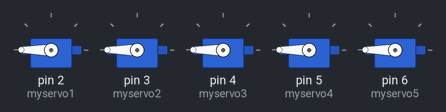
Bench run of a sketch on a simulated Arduino Uno, built with avr-gcc and run on an emulated ATmega328P. Parts: 5 × servo.

Above: at 0.05 s.
At 2.0 s:
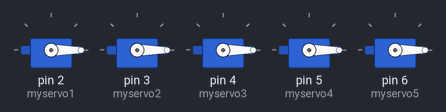
Timing chart, 0 to 4.6 s (numbered marks = the images above):
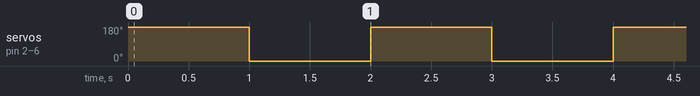

Measured:
- by itself, servo on pin 2 (myservo1), servo on pin 3 (myservo2), servo on pin 4 (myservo3), servo on pin 5 (myservo4), servo on pin 6 (myservo5): alternates 180° for 1.0 s and 0° for 1.0 s

The sketch:

OCdemo.ino
```cpp
#include <Servo.h>

Servo myservo1;
Servo myservo2;
Servo myservo3;
Servo myservo4;
Servo myservo5;

void setup() {
  // put your setup code here, to run once:
  myservo1.attach(2);
  myservo2.attach(3);
  myservo3.attach(4);
  myservo4.attach(5);
  myservo5.attach(6);

}

void loop() {
  // put your main code here, to run repeatedly:
  myservo1.write(180);
  myservo2.write(180);
  myservo3.write(180);
  myservo4.write(180);
  myservo5.write(180);

  delay(1000);

  myservo1.write(0);
  myservo2.write(0);
  myservo3.write(0);
  myservo4.write(0);
  myservo5.write(0);

  delay(1000);
}
```
